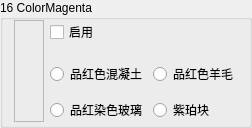
                 <widget class="QGroupBox" name="Base16">
                  <property name="sizePolicy">
                   <sizepolicy hsizetype="Expanding" vsizetype="Minimum">
                    <horstretch>0</horstretch>
                    <verstretch>0</verstretch>
                   </sizepolicy>
                  </property>
                  <property name="minimumSize">
                   <size>
                    <width>30</width>
                    <height>0</height>
                   </size>
                  </property>
                  <property name="maximumSize">
                   <size>
                    <width>16777215</width>
                    <height>16777215</height>
                   </size>
                  </property>
                  <property name="autoFillBackground">
                   <bool>true</bool>
                  </property>
                  <property name="title">
                   <string>16 ColorMagenta</string>
                  </property>
                  <property name="flat">
                   <bool>false</bool>
                  </property>
                  <layout class="QGridLayout" name="gridLayout_39">
                   <property name="topMargin">
                    <number>0</number>
                   </property>
                   <property name="bottomMargin">
                    <number>3</number>
                   </property>
                   <item row="0" column="2">
                    <spacer name="horizontalSpacer_28">
                     <property name="orientation">
                      <enum>Qt::Horizontal</enum>
                     </property>
                     <property name="sizeHint" stdset="0">
                      <size>
                       <width>40</width>
                       <height>20</height>
                      </size>
                     </property>
                    </spacer>
                   </item>
                   <item row="3" column="1">
                    <widget class="QRadioButton" name="is16Concrete">
                     <property name="text">
                      <string>品红色混凝土</string>
                     </property>
                     <property name="icon">
                      <iconset resource="BlockTextures.qrc">
                       <normaloff>:/new/Textures/Slope/block/magenta_concrete.png</normaloff>:/new/Textures/Slope/block/magenta_concrete.png</iconset>
                     </property>
                    </widget>
                   </item>
                   <item row="5" column="2">
                    <widget class="QRadioButton" name="is16PurpurBlock">
                     <property name="text">
                      <string>紫珀块</string>
                     </property>
                     <property name="icon">
                      <iconset resource="BlockTextures.qrc">
                       <normaloff>:/new/Textures/Slope/block/purpur_block.png</normaloff>:/new/Textures/Slope/block/purpur_block.png</iconset>
                     </property>
                    </widget>
                   </item>
                   <item row="0" column="1">
                    <widget class="QCheckBox" name="Enable16">
                     <property name="sizePolicy">
                      <sizepolicy hsizetype="Expanding" vsizetype="Fixed">
                       <horstretch>0</horstretch>
                       <verstretch>0</verstretch>
                      </sizepolicy>
                     </property>
                     <property name="text">
                      <string>启用</string>
                     </property>
                    </widget>
                   </item>
                   <item row="3" column="2">
                    <widget class="QRadioButton" name="is16Wool">
                     <property name="text">
                      <string>品红色羊毛</string>
                     </property>
                     <property name="icon">
                      <iconset resource="BlockTextures.qrc">
                       <normaloff>:/new/Textures/Slope/block/magenta_wool.png</normaloff>:/new/Textures/Slope/block/magenta_wool.png</iconset>
                     </property>
                    </widget>
                   </item>
                   <item row="0" column="0" rowspan="6">
                    <widget class="QLabel" name="Color16">
                     <property name="minimumSize">
                      <size>
                       <width>30</width>
                       <height>0</height>
                      </size>
                     </property>
                     <property name="font">
                      <font>
                       <family>微软雅黑</family>
                       <pointsize>9</pointsize>
                      </font>
                     </property>
                     <property name="frameShape">
                      <enum>QFrame::StyledPanel</enum>
                     </property>
                     <property name="text">
                      <string/>
                     </property>
                    </widget>
                   </item>
                   <item row="5" column="1">
                    <widget class="QRadioButton" name="is16StainedGlass">
                     <property name="text">
                      <string>品红染色玻璃</string>
                     </property>
                     <property name="icon">
                      <iconset resource="BlockTextures.qrc">
                       <normaloff>:/new/Textures/Slope/block/magenta_stained_glass.png</normaloff>:/new/Textures/Slope/block/magenta_stained_glass.png</iconset>
                     </property>
                    </widget>
                   </item>
                  </layout>
                 </widget>
